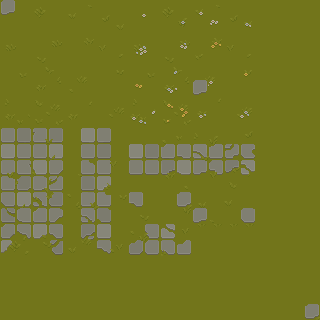

A level layout from a 2D game, rendered from its tile map. Below: a short description, then the map file with its tile-grid data intact:
An orthogonal 20x20 tile map with 16x16 px tiles, 1 tile layer (Tile_Layer_1), 2 tilesets and 3 objects (3x Tree).

<map version="1.10" tiledversion="1.10.2" orientation="orthogonal" renderorder="right-down" width="20" height="20" tilewidth="16" tileheight="16" infinite="0" nextlayerid="3" nextobjectid="9">
 <tileset firstgid="1" source="Base.tsx" />
 <tileset firstgid="257" source="Tree_anim.tsx" />
 <layer id="1" name="Tile_Layer_1" width="20" height="20">
  <data encoding="csv">
221,2,3,4,5,6,7,8,9,10,11,12,13,14,15,16,1,1,1,1,
17,18,19,20,21,22,23,24,25,26,27,28,29,30,31,32,1,1,1,1,
33,34,35,36,37,38,39,40,41,42,43,44,45,46,47,48,1,1,1,1,
49,50,51,52,53,54,55,56,57,58,59,60,61,62,63,64,1,1,1,1,
65,66,67,68,69,70,71,72,73,74,75,76,77,78,79,80,1,1,1,1,
81,82,83,84,85,86,87,88,89,90,91,92,221,94,95,96,1,1,1,1,
97,98,99,100,101,102,103,104,105,106,107,108,109,110,111,112,1,1,1,1,
113,114,115,116,117,118,119,120,121,122,123,124,125,126,127,128,1,1,1,1,
129,130,131,132,133,134,135,136,137,138,139,140,141,142,143,144,1,1,1,1,
145,146,147,148,149,150,151,152,153,154,155,156,157,158,159,160,1,1,1,1,
161,162,163,164,165,166,167,168,169,170,171,172,173,174,175,176,1,1,1,1,
177,178,179,180,181,182,183,184,185,186,187,188,189,190,191,192,1,1,1,1,
193,194,195,196,197,198,199,200,201,202,203,204,205,206,207,208,1,1,1,1,
209,210,211,212,213,214,215,216,217,218,219,220,221,222,223,224,1,1,1,1,
225,226,227,228,229,230,231,232,233,234,235,236,187,187,187,187,1,1,1,1,
241,242,243,244,245,246,247,248,249,250,251,252,253,254,255,256,1,1,1,1,
1,1,1,1,1,1,1,1,1,1,1,1,1,1,1,1,1,1,1,1,
1,1,1,1,1,1,1,1,1,1,1,1,1,1,1,1,1,1,1,1,
1,1,1,1,1,1,1,1,1,1,1,1,1,1,1,1,1,1,1,1,
1,1,1,1,1,1,1,1,1,1,1,1,1,1,1,1,1,1,1,204
</data>
 </layer>
 <objectgroup id="2" name="object_layer_1">
  <object id="1" name="Tree1" type="Tree" gid="257" x="82" y="148" width="128" height="160" />
  <object id="4" name="Tree1" type="Tree" gid="257" x="169" y="230" width="128" height="160" />
  <object id="5" name="Tree3" type="Tree" gid="259" x="5.26462" y="249.357" width="128" height="160" />
 </objectgroup>
</map>
